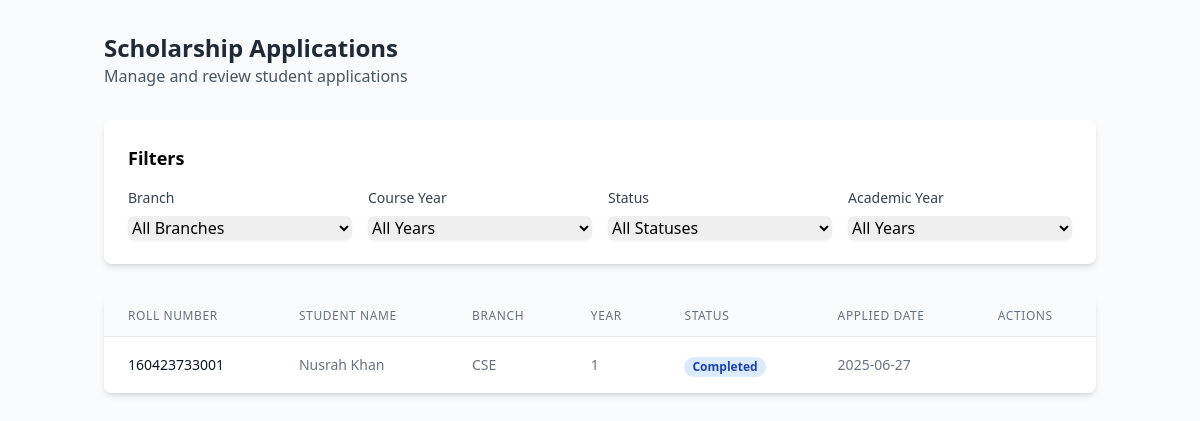
Screenshot of /applications_list (signed in) with the database file from the repository.
### models.py (models this page shows, shortened)
class ScholarshipApplication(db.Model):
    id = db.Column(db.String(20), primary_key=True)
    roll_number = db.Column(db.String(80), nullable=False)
    branch = db.Column(db.String(80), nullable=False)
    year = db.Column(db.String(20), nullable=False)
    lateral_entry = db.Column(db.Boolean, default=False)  # LE field
    scholarship_state = db.Column(db.String(80), default='pending')
    created_at = db.Column(db.DateTime, default=datetime.utcnow)

class Student(db.Model):
    user_id = db.Column(db.Integer, primary_key=True, autoincrement=True)
    username = db.Column(db.String(80), nullable=False)
    email = db.Column(db.String(120), unique=True, nullable=False)
    password = db.Column(db.String(80), unique=True, nullable=False)
    roll_number = db.Column(db.String(80), unique=True, nullable=False)
    is_verified = db.Column(db.Boolean, default=False)

### main.py (the view)
@app.route('/applications_list')
def applic():
    print("Session:", dict(session))
    if 'admin_id' not in session or session.get('user_type') != 'admin':
        return redirect(url_for('admin_login'))
    try:
        branch = request.args.get('branch', 'All Branches')
        course_year = request.args.get('year', 'All Years')
        status = request.args.get('scholarship_state', 'All Statuses')
        academic_year = request.args.get('academic_year', 'All Years')
        print(f"Applied filters - branch: {branch}, year: {course_year}, status: {status}, academic_year: {academic_year}")
        query = ScholarshipApplication.query
        if branch and branch != 'All Branches':
            query = query.filter(ScholarshipApplication.branch == branch)
        if status and status != 'All Statuses':
            query = query.filter(ScholarshipApplication.scholarship_state == status)
        if course_year and course_year != 'All Years' and course_year.isdigit():
            query = query.filter(ScholarshipApplication.year == course_year)
        if academic_year and academic_year != 'All Years':
            try:
                year_int = int(academic_year)
                query = query.filter(extract('year', ScholarshipApplication.created_at) == year_int)
            except ValueError:
                print(f"Invalid academic year value: {academic_year}")
        applications_data = []
        raw_applications = query.order_by(ScholarshipApplication.created_at.desc()).all()
        for application in raw_applications:
            student = Student.query.filter(Student.email.like(f"{application.roll_number}%")).first()
            if student:
                applications_data.append({
                    'id': application.id,
                    'roll_number': application.roll_number,
                    'branch': application.branch,
                    'year': application.year,
                    'scholarship_state': application.scholarship_state,
                    'created_at': application.created_at,
                    'student_name': student.username,
                    'student_email': student.email
                })
        print(f"Processed {len(applications_data)} applications with student data")
        branches = [
            'CSE',
            'IT',
            'ECE',
            'EEE',
            'Mech',
            'AIML',
            'AIDS',
            'CSE(DS)',
            'CSAI',
            'Civil'
        ]
        course_years = [1, 2, 3, 4]
        academic_years_query = db.session.query(
            extract('year', ScholarshipApplication.created_at).label('year')
        ).filter(
            ScholarshipApplication.created_at.isnot(None)
        ).distinct()
        academic_years = sorted(set(
            int(year[0]) for year in academic_years_query.all()
            if year[0] is not None
        ), reverse=True) or [datetime.now().year]
        print(f"Found {len(applications_data)} applications")  # Debug log
        return render_template(
            'applications_list.html',
            applications=applications_data,
            branches=branches,
            years=course_years,
            academic_years=academic_years,  # Convert to int and filter None
            statuses=['started', 'documents_verified', 'appointment_booked', 'completed'],
            current_filters={
                'branch': branch,
                'year': course_year,
                'status': status,
                'academic_year': academic_year
            }
        )
    except Exception as e:
        print(f"Error loading admin applications: {str(e)}")
        import traceback
        traceback.print_exc()
        return redirect(url_for('admin_dashboard'))

### templates/applications_list.html (shortened to what this page needs)
<!DOCTYPE html>
<html lang="en">
<head>
    <script src="https://cdn.tailwindcss.com"></script>
    <link rel="stylesheet" href="https://cdnjs.cloudflare.com/ajax/libs/font-awesome/6.4.0/css/all.min.css">
</head>
<body class="bg-gray-50 min-h-screen">
    <div class="container mx-auto px-4 py-8">
        <div class="mb-8">
            <h1 class="text-2xl font-bold text-gray-800">Scholarship Applications</h1>
            <p class="text-gray-600">Manage and review student applications</p>
        </div>
        <div class="bg-white rounded-lg shadow-md p-6 mb-8">
            <h2 class="text-lg font-semibold mb-4">Filters</h2>
            <form id="filterForm" class="grid grid-cols-1 md:grid-cols-2 lg:grid-cols-4 gap-4">
                <div>
                    <label class="block text-sm font-medium text-gray-700 mb-2">Branch</label>
                    <select name="branch" class="w-full rounded-md border-gray-300 shadow-sm focus:border-indigo-500">
                        <option value="All Branches">All Branches</option>
                    </select>
                </div>
                <div>
                    <label class="block text-sm font-medium text-gray-700 mb-2">Course Year</label>
                    <select name="year" class="w-full rounded-md border-gray-300 shadow-sm focus:border-indigo-500">
                        <option value="All Years">All Years</option>
                    </select>
                </div>
                <div>
                    <label class="block text-sm font-medium text-gray-700 mb-2">Status</label>
                    <select name="scholarship_state" class="w-full rounded-md border-gray-300 shadow-sm focus:border-indigo-500">
                        <option value="All Statuses">All Statuses</option>
                    </select>
                </div>
                <div>
                    <label class="block text-sm font-medium text-gray-700 mb-2">Academic Year</label>
                    <select name="academic_year" class="w-full rounded-md border-gray-300 shadow-sm focus:border-indigo-500">
                        <option value="All Years">All Years</option>
                    </select>
                </div>
            </form>
        </div>
        <div class="bg-white rounded-lg shadow-md overflow-hidden">
            <div class="overflow-x-auto">
                <table class="min-w-full divide-y divide-gray-200">
                    <thead class="bg-gray-50">
                        <tr>
                            <th class="px-6 py-3 text-left text-xs font-medium text-gray-500 uppercase tracking-wider">Roll Number</th>
                            <th class="px-6 py-3 text-left text-xs font-medium text-gray-500 uppercase tracking-wider">Student Name</th>
                            <th class="px-6 py-3 text-left text-xs font-medium text-gray-500 uppercase tracking-wider">Branch</th>
                            <th class="px-6 py-3 text-left text-xs font-medium text-gray-500 uppercase tracking-wider">Year</th>
                            <th class="px-6 py-3 text-left text-xs font-medium text-gray-500 uppercase tracking-wider">Status</th>
                            <th class="px-6 py-3 text-left text-xs font-medium text-gray-500 uppercase tracking-wider">Applied Date</th>
                            <th class="px-6 py-3 text-left text-xs font-medium text-gray-500 uppercase tracking-wider">Actions</th>
                        </tr>
                    </thead>
                    <tbody class="bg-white divide-y divide-gray-200">
                        {% for app in applications %}
                        <tr class="hover:bg-gray-50">
                            <td class="px-6 py-4 whitespace-nowrap text-sm font-medium text-gray-900">
                                {{ app.roll_number }}
                            </td>
                            <td class="px-6 py-4 whitespace-nowrap text-sm text-gray-500">
                                {{ app.student_name }}
                            </td>
                            <td class="px-6 py-4 whitespace-nowrap text-sm text-gray-500">
                                {{ app.branch }}
                            </td>
                            <td class="px-6 py-4 whitespace-nowrap text-sm text-gray-500">
                                {{ app.year }}
                            </td>
                            <td class="px-6 py-4 whitespace-nowrap">
                                <span class="px-2 inline-flex text-xs leading-5 font-semibold rounded-full
                                    {% if app.scholarship_state == 'started' %}bg-green-100 text-green-800
                                    {% elif app.scholarship_state == 'documents_verified' %}bg-yellow-100 text-yellow-800
                                    {% elif app.scholarship_state == 'appointment_booked' %}bg-red-100 text-red-800
                                    {% else %}bg-blue-100 text-blue-800{% endif %}">
                                    {{ app.scholarship_state|title }}
                                </span>
                            </td>
                            <td class="px-6 py-4 whitespace-nowrap text-sm text-gray-500">
                                {{ app.created_at.strftime('%Y-%m-%d') }}
                            </td>
                        </tr>
                        {% endfor %}
                    </tbody>
                </table>
            </div>
        </div>
    </div>
</body>
</html>

### rows the page displays
ScholarshipApplication: roll_number "160423733001", branch "CSE", scholarship_state "Completed", created_at "2025-06-27"
Student: student_name "Nusrah Khan"

### other values shown
{{ app.year }} "1"
